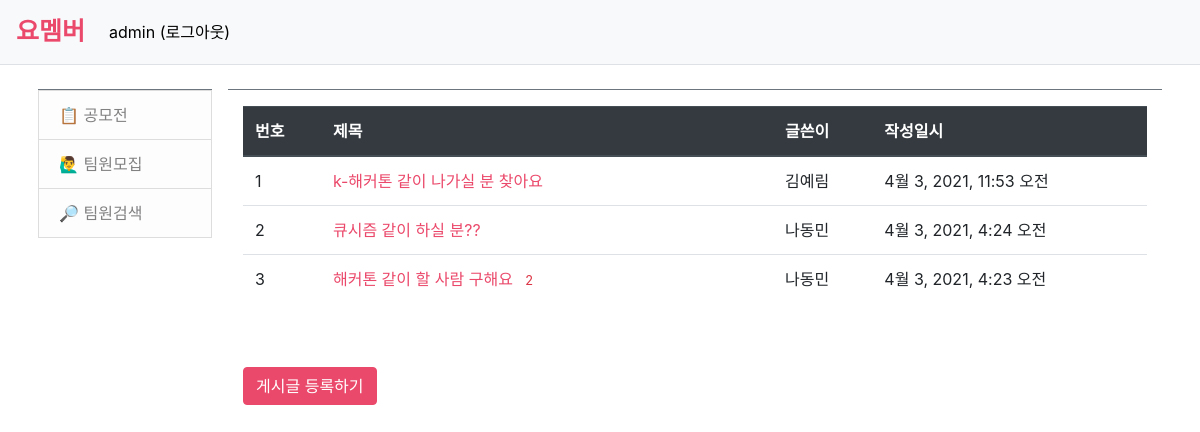
Page /yomember/team (signed in) on the committed database.
### yomember/models.py (models this page shows, shortened)
class Question(models.Model):
    subject = models.CharField(max_length=200)
    content = models.TextField()
    create_date = models.DateTimeField()
    author = models.ForeignKey(User, on_delete=models.CASCADE)

### yomember/views.py (the view)
# urls.py: path('team', views.team, name='team'),
def team(request):
    question_list = Question.objects.order_by('-create_date')
    context = {'question_list': question_list}
    return render(request, 'yomember/team.html', context)

### templates/yomember/team.html
{% extends 'base.html' %}
{% block content %}
<div class = "container my-3">
    <table class = "table">
        <thead>
        <tr class="thead-dark">
            <th>번호</th>
            <th style="width:50%">제목</th>
            <th>글쓴이</th>
            <th>작성일시</th>
        </tr>
        </thead>
        <tbody>
        {% if question_list %}
        {% for question in question_list %}
        <tr class="text-left">
            <td>{{ forloop.counter }}</td>
            <td class="text-left">
                <a href="{% url 'yomember:detail' question.id %}" style="color: #EB496B;">{{ question.subject }}</a>
                {% if question.comment_set.count > 0 %}
                <span class="text-danger small ml-2">{{ question.comment_set.count }}</span>
                {% endif %}
            </td>
            <td>{{ question.author.username }}</td>
            <td>{{ question.create_date }}</td>
        </tr>
        {% endfor %}
        {% else %}
        <tr>
            <td colspan="3">게시글이 없습니다.</td>
        </tr>
        {% endif %}
        </tbody>
    </table>
    <br><br>
    <a href="{% url 'yomember:question_create' %}" class="btn btn-primary" style="background-color: #EB496B; border-color: #EB496B;">게시글 등록하기</a>
</div>
{% endblock %}

### templates/navbar.html (shortened to what this page needs)
<nav class="navbar navbar-expand-lg navbar-light bg-light border-bottom">
    <a class="navbar-brand" href="{% url 'yomember:index' %}" style="color: #EB496B; font-weight: bold; font-size: 25px;">요멤버</a>
    <div class="collapse navbar-collapse flex-grow-0" id="navbarNav">
        <ul class="navbar-nav">
            <li class="nav-item ">
                {% if user.is_authenticated %}
                <a class="nav-link" href="{% url 'common:logout' %}" style="color: black;">{{ user.username }} (로그아웃)</a>
                {% else %}
                <a class="nav-link" href="{% url 'common:login' %}" style="color: black;">로그인</a>
                {% endif %}
            </li>
        </ul>
    </div>
</nav>

### rows in the picture
Question: subject "k-해커톤 같이 나가실 분 찾아요", author.username "김예림", create_date "4월 3, 2021, 11:53 오전"
Question: subject "큐시즘 같이 하실 분??", author.username "나동민", create_date "4월 3, 2021, 4:24 오전"
Question: subject "해커톤 같이 할 사람 구해요", comment_set.count "2", author.username "나동민", create_date "4월 3, 2021, 4:23 오전"

### other values in the picture
{{ user.username }} "admin"
